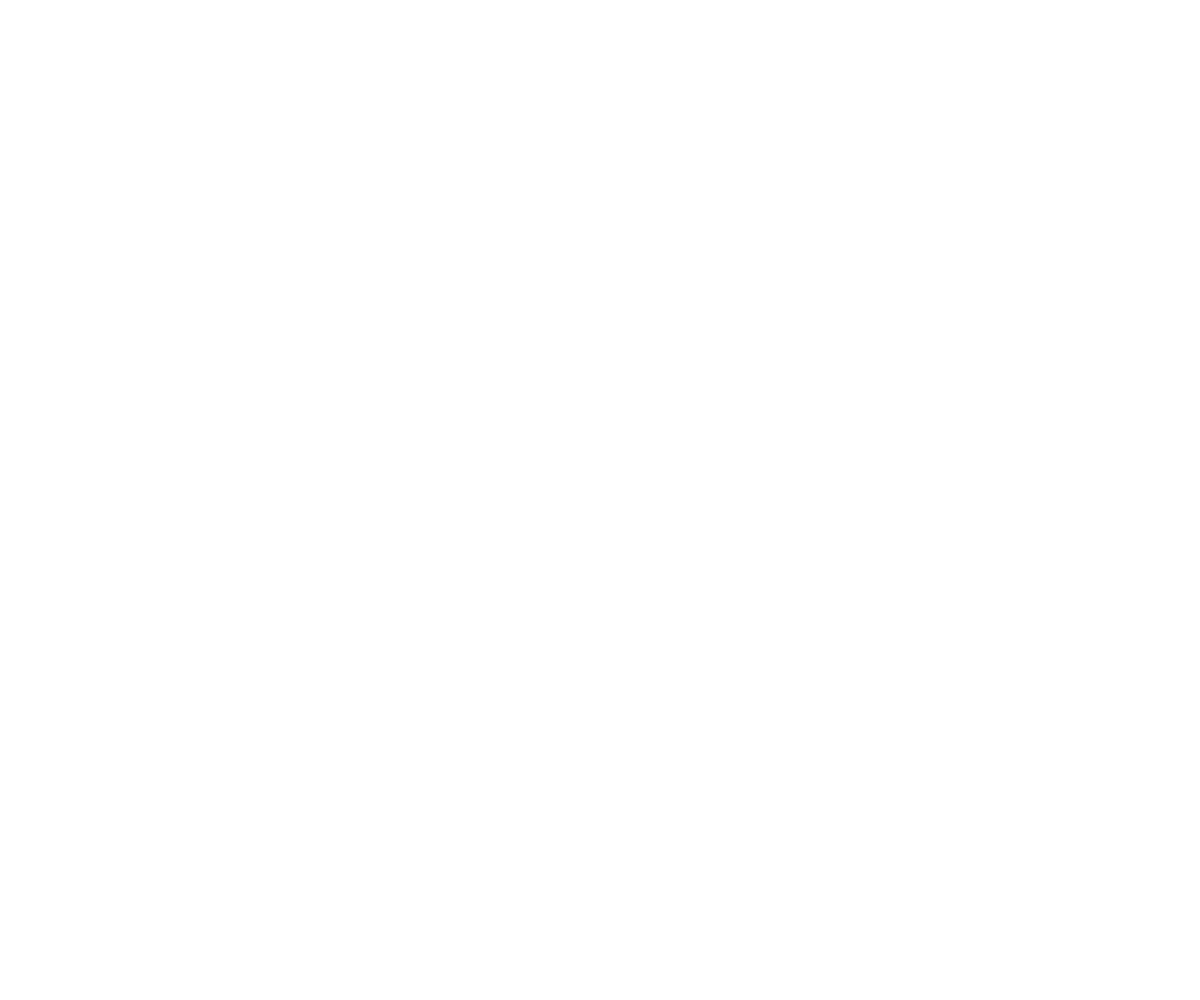
Frame 1 (no input)
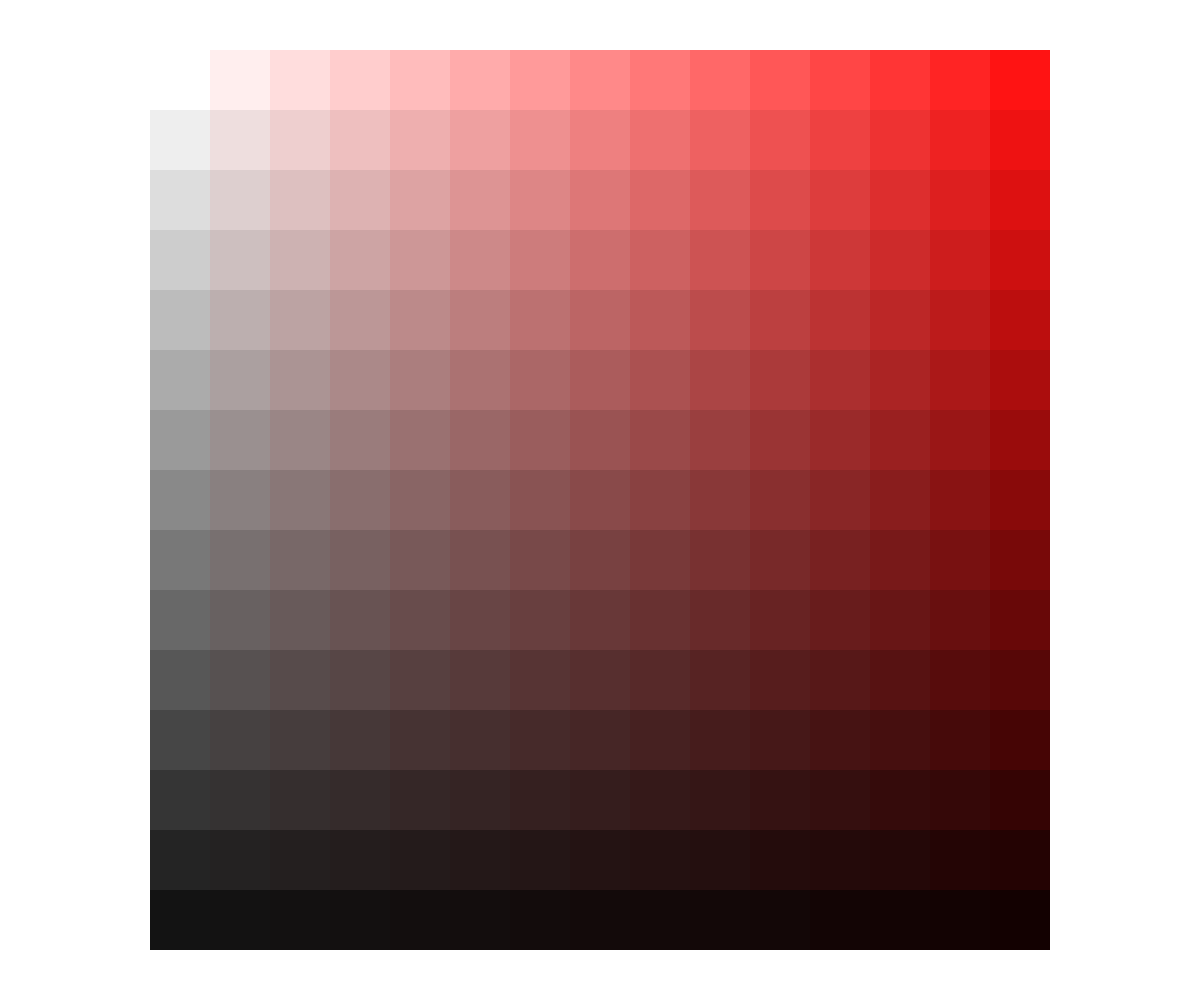
Frame 60 (no input)
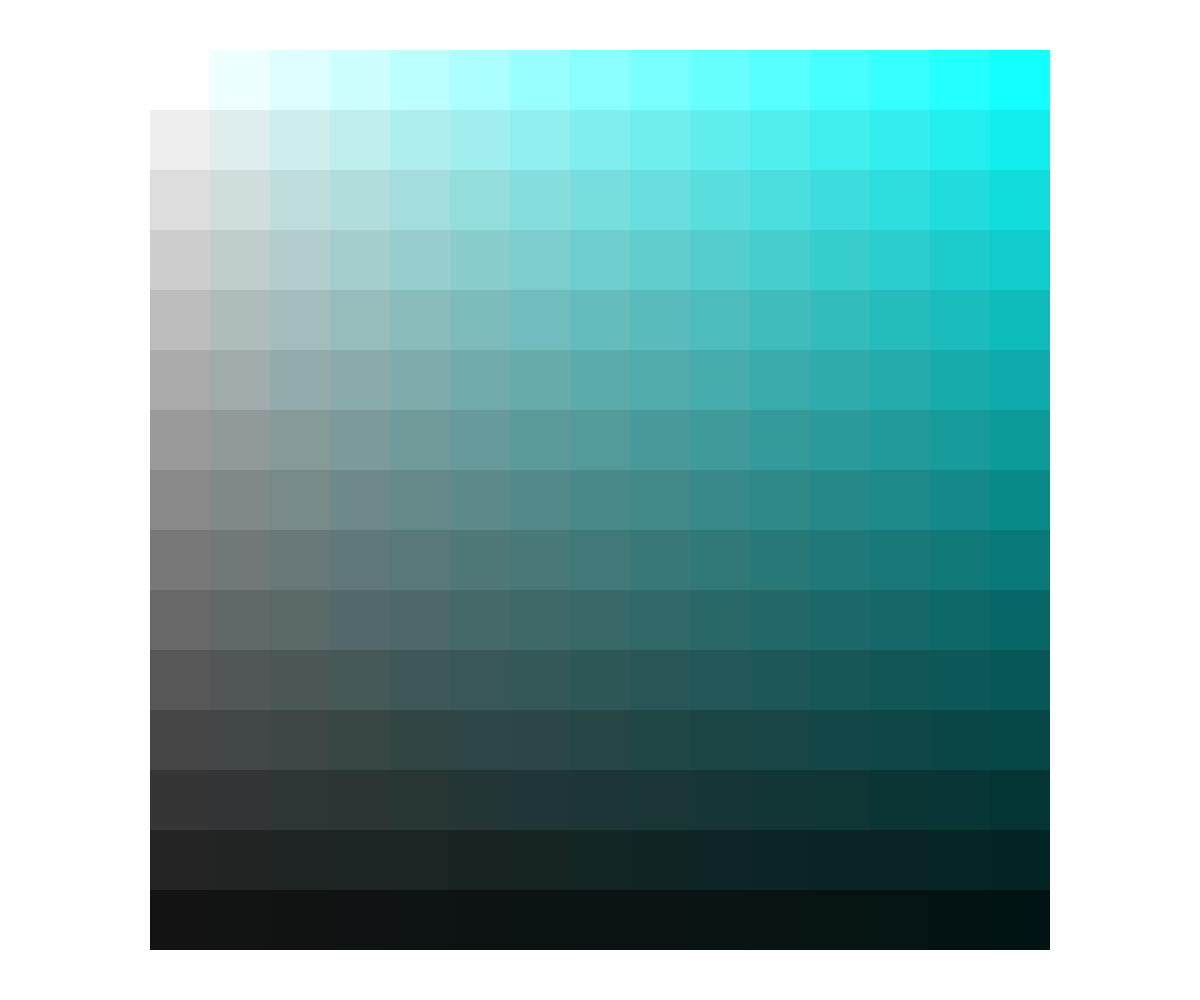
Frame 120 (the mouse pressed at the canvas centre since frame 60)

The p5.js sketch that drew these frames (run headless with seeded random() and noise() and a simulated clock; from frame 60 on, the mouse is pressed at the canvas centre):

// p5.js sketch
// ── sketch.js
function setup() {
    createCanvas(windowWidth, windowHeight);
    colorMode(HSB)

}
let centerX = 0
let centerY = 0
let marginX = 0
let marginY =0
let boxX=0
let boxY =0 
let containerSize= 0
let boxSize= 0
let newmarginX =0
let newmarginY = 0
let hue = 0
let sat = 0
let bri = 0

function draw(){
centerX = windowWidth/2
centerY = windowHeight/2
marginX = windowWidth*0.1
marginY = windowHeight*0.1
boxSize = containerSize/15

rectMode(CORNER)
//rect(marginX,marginY,boxSize,boxSize)
if (windowWidth >= windowHeight){
containerSize = windowHeight-marginY
}
if (windowWidth <= windowHeight){
containerSize = windowWidth-marginX
}

newmarginX = (windowWidth-containerSize)/2
newmarginY = (windowHeight-containerSize)/2

for (col = 0; col<15; col++) {
for (row = 0; row<15;row++) {

    hue = map(mouseX, 0, windowWidth, 0,360)
    sat = row*6.6
    bri = 100-col*6.6

    colourBox(hue,sat,bri,newmarginX+(row*boxSize),newmarginY+(col*boxSize),boxSize)
    }
}
}



function colourBox(hue,sat,bri,x,y,s) {
    rectMode(CORNER)
    noStroke()
    fill(hue,sat,bri)
    rect(x,y,s,s)
}

function windowResized() {
 resizeCanvas(windowWidth,windowHeight,redraw)
}

// function draw() {
//     background(220);
//     updateSizing()


//     let total = 30    
    

//     fill(150)
//     //x,y,w,h
//     // rect(marginX,marginY,boxSize,boxSize)
//     //rect(centerW, centerH,450,450)

//     //rect(containerW,containerH,30,30)
// translate(centerW-225,centerH-225)
//     for (i = 0; i<15;i++) {
//        colourBox(255-i*17,255-i*17,255-i*17,containerW+i*total,centerH-225)
        
//     }

//     for (i = 0; i<15;i++) {
//         colourBox(255-i*17,255-i*17,255-i*17,containerW+i*total,containerH+225)
//     }

// }


// function colourBox(red,green,blue,x,y) {

//     noStroke()
//     rectMode(CENTER)
//     fill(red,green,blue)
//     rect(x,y,sqrSize,sqrSize)
// }

// let boxSize = 0
// let boxX = 0
// let boxY =0

// let centerW = 0
// let centerH = 0
// let containerW =0
// let containerH =0
// let containerX =0
// let containerY =0
// let sqrSizeW = 0
// let sqrSizeH = 0
// let margin = 0
// let marginX = 0
// let marginY =0

// function windowResized() {
//     resizeCanvas(windowWidth,windowHeight)
//     updateSizing()
//     updateSquare();
// }

// function updateSizing (){
//     centerW =windowWidth/2
//     centerH =windowHeight/2
//     marginX=windowWidth*0.2
//     marginY=windowHeight*0.2

//     containerW = windowWidth-marginX/2
//     containerH = windowHeight-marginY/2
// }

// function updateSquare() {
//     boxSize = min(width, height) * 0.5;
//     boxX=marginX/2
//     boxY = marginY/2
    
//     rect(boxX,boxY,boxSize,boxSize)

// }
